Frame 1 (no input): blank canvas, image omitted
Frame 60 (no input): blank canvas, image omitted
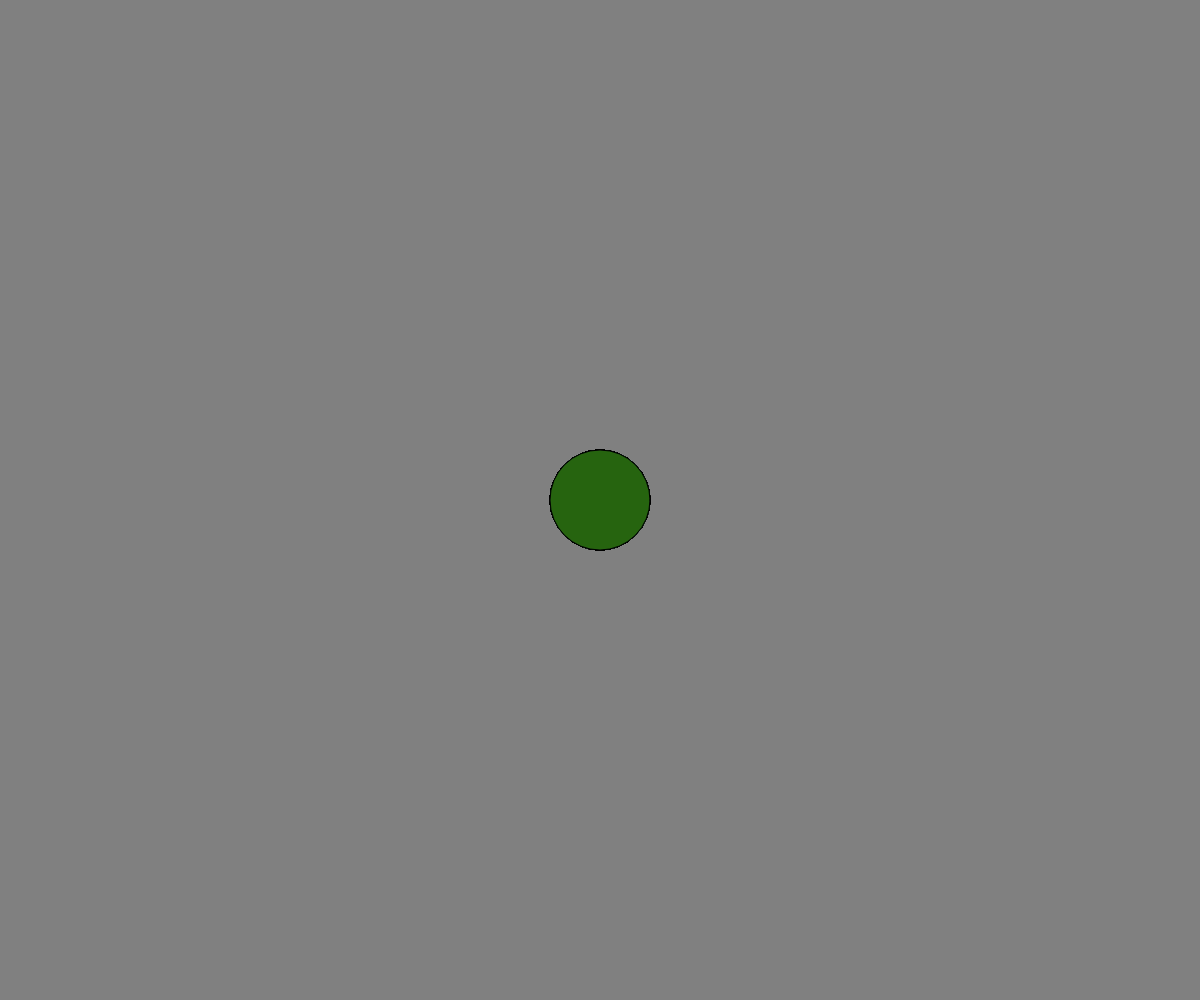
Frame 120 (the mouse pressed at the canvas centre since frame 60)

The p5.js sketch whose frames 1 and 60 were blank and that drew this single picture after the mouse press (run headless with seeded random() and noise() and a simulated clock; from frame 60 on, the mouse is pressed at the canvas centre):

// p5.js sketch
// ── sketch.js
function setup() {
  // put setup code here
  createCanvas(windowWidth, windowHeight);
  background(128, 128, 128);
}

function draw() {
  // put drawing code here
  if(mouseIsPressed){
    r = random(255);
    g = random(255);
    b = random(255);
    fill(r, g, b);
  r = 100;
  ellipse(mouseX, mouseY, r, r);
  } else {
    r = 255;
    g = 255;
    b = 255;
  }
}
